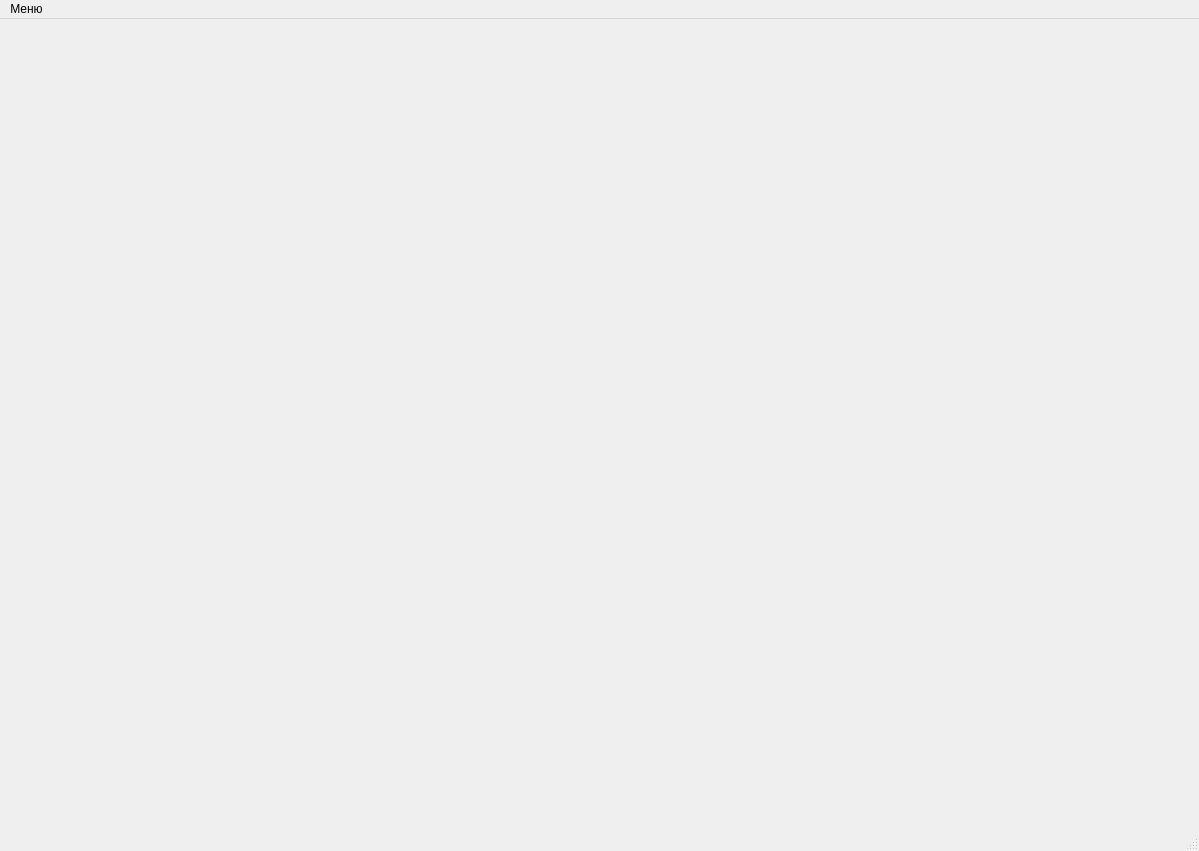
<?xml version="1.0" encoding="UTF-8"?>
<ui version="4.0">
 <class>MainWindow</class>
 <widget class="QMainWindow" name="MainWindow">
  <property name="geometry">
   <rect>
    <x>0</x>
    <y>0</y>
    <width>1199</width>
    <height>851</height>
   </rect>
  </property>
  <property name="sizePolicy">
   <sizepolicy hsizetype="Expanding" vsizetype="Expanding">
    <horstretch>0</horstretch>
    <verstretch>0</verstretch>
   </sizepolicy>
  </property>
  <property name="windowTitle">
   <string>Shark - 3.0Qt</string>
  </property>
  <widget class="QWidget" name="centralwidget">
   <property name="sizePolicy">
    <sizepolicy hsizetype="MinimumExpanding" vsizetype="Expanding">
     <horstretch>0</horstretch>
     <verstretch>0</verstretch>
    </sizepolicy>
   </property>
   <layout class="QHBoxLayout" name="horizontalLayout_6">
    <item>
     <widget class="QStackedWidget" name="mainWindowstackedWidget">
      <property name="currentIndex">
       <number>3</number>
      </property>
      <widget class="ScreenLogin" name="pageLogin"/>
      <widget class="ScreenRegister" name="pageRegister"/>
      <widget class="ScreenMainWork" name="pageWork"/>
      <widget class="ScreenUserProfile" name="pageProfile"/>
     </widget>
    </item>
   </layout>
  </widget>
  <widget class="QMenuBar" name="menubar">
   <property name="geometry">
    <rect>
     <x>0</x>
     <y>0</y>
     <width>1199</width>
     <height>24</height>
    </rect>
   </property>
   <widget class="QMenu" name="menu">
    <property name="title">
     <string>Меню</string>
    </property>
    <addaction name="separator"/>
    <addaction name="userProfileAction"/>
    <addaction name="exitAction"/>
   </widget>
   <addaction name="menu"/>
  </widget>
  <widget class="QStatusBar" name="statusbar"/>
  <action name="userProfileAction">
   <property name="text">
    <string>Профиль пользователя</string>
   </property>
  </action>
  <action name="exitAction">
   <property name="text">
    <string>Выход</string>
   </property>
  </action>
 </widget>
 <customwidgets>
  <customwidget>
   <class>ScreenLogin</class>
   <extends>QWidget</extends>
   <header>screen_login.h</header>
   <container>1</container>
  </customwidget>
  <customwidget>
   <class>ScreenRegister</class>
   <extends>QWidget</extends>
   <header>screen_register.h</header>
   <container>1</container>
  </customwidget>
  <customwidget>
   <class>ScreenMainWork</class>
   <extends>QWidget</extends>
   <header>screen_main_work.h</header>
   <container>1</container>
  </customwidget>
  <customwidget>
   <class>ScreenUserProfile</class>
   <extends>QWidget</extends>
   <header>screen_user_profile.h</header>
   <container>1</container>
  </customwidget>
 </customwidgets>
 <resources/>
 <connections/>
</ui>
